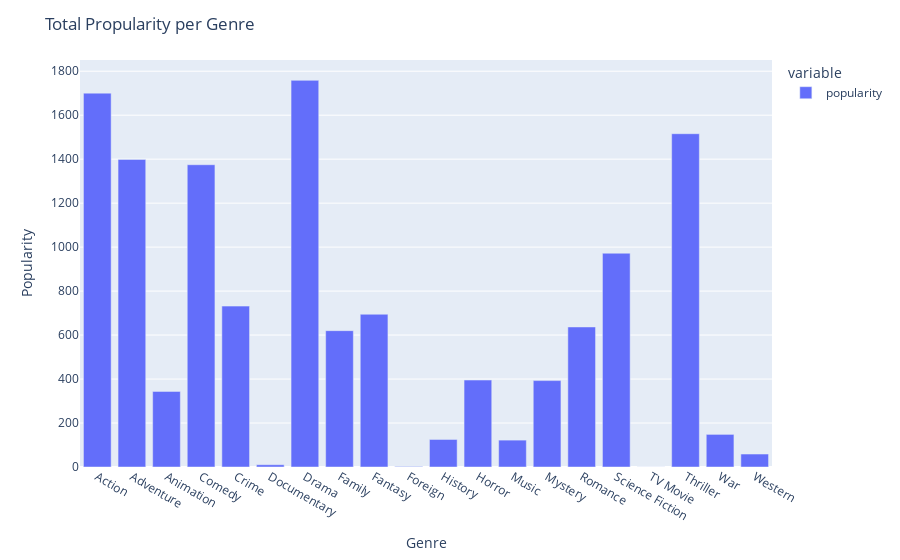

Notebook cell for this chart:
### Code cell
#checking how popular each genre is in total
fig_4= px.bar(df_genre_popularity,
      labels=dict(value='Popularity',genre_adj='Genre'))
fig_4.update_layout(title_text='Total Propularity per Genre')

### Figure 1 — Plotly figure (JSON) as saved in the notebook; plotly's stock layout.template omitted (floating-point values rounded to 4 significant figures)
{"data": [{"alignmentgroup": "True", "hovertemplate": "variable=popularity<br>Genre=%{x}<br>Popularity=%{y}<extra></extra>", "legendgroup": "popularity", "marker": {"color": "#636efa", "pattern": {"shape": ""}}, "name": "popularity", "offsetgroup": "popularity", "orientation": "v", "showlegend": true, "textposition": "auto", "type": "bar", "x": ["Action", "Adventure", "Animation", "Comedy", "Crime", "Documentary", "Drama", "Family", "Fantasy", "Foreign", "History", "Horror", "Music", "Mystery", "Romance", "Science Fiction", "TV Movie", "Thriller", "War", "Western"], "xaxis": "x", "y": [1700.0, 1399.0, 343.8, 1375.0, 731.7, 10.31, 1758.0, 620.1, 694.7, 2.335, 125.2, 395.4, 122.3, 393.1, 636.9, 972.2, 0.2736, 1516.0, 148.3, 58.98], "yaxis": "y"}], "layout": {"barmode": "relative", "legend": {"title": {"text": "variable"}, "tracegroupgap": 0}, "margin": {"t": 60}, "title": {"text": "Total Propularity per Genre"}, "xaxis": {"anchor": "y", "domain": [0, 1], "title": {"text": "Genre"}}, "yaxis": {"anchor": "x", "domain": [0, 1], "title": {"text": "Popularity"}}}}
